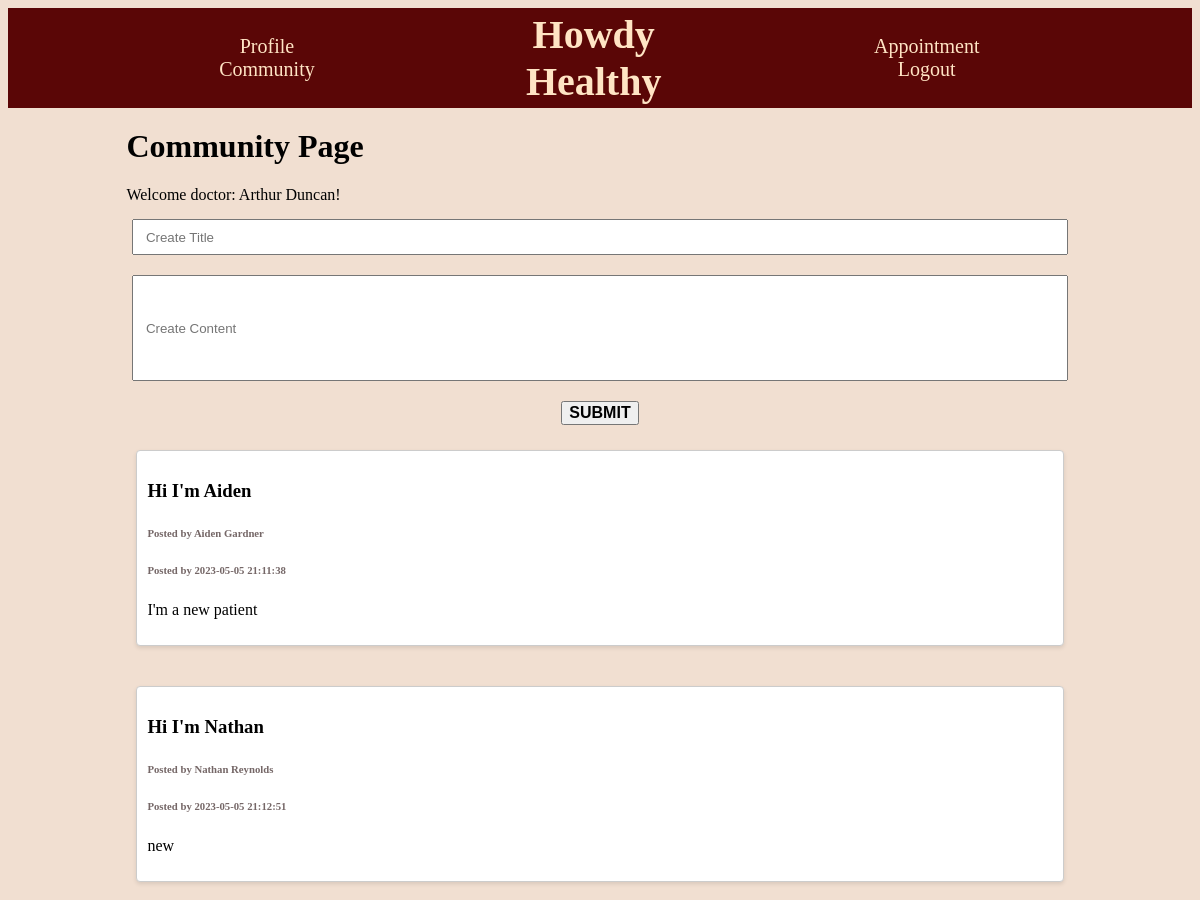
Page /community/post_page/index.php (signed in) on the committed database.
### tables this page shows
CREATE TABLE `post` (
  `post_id` int(11) NOT NULL,
  `p_id` int(11) DEFAULT NULL,
  `d_id` int(11) DEFAULT NULL,
  `title` varchar(255) NOT NULL,
  `post_content` longtext DEFAULT NULL,
  `created_at` datetime NOT NULL
);

CREATE TABLE `patient` (
  `p_id` int(11) NOT NULL,
  `first_name` varchar(50) NOT NULL,
  `last_name` varchar(50) NOT NULL,
  `DOB` date NOT NULL,
  `h_id` int(11) NOT NULL,
  `d_id` int(11) NOT NULL,
  `p_password` int(11) NOT NULL,
  `p_email` varchar(254) NOT NULL
);

### community/post_page/index.php (the view, shortened to what this page needs)
<?php
    $cssFile = 'index.css';
    $cssContent = file_get_contents($cssFile);
    $hash = md5($cssContent);
    include('../../config/db_connect.php');
    $curr_username = $_SESSION["name"];
    $sql_post = 'SELECT * FROM post';
    $result = mysqli_query($conn, $sql_post);
    $posts = mysqli_fetch_all($result, MYSQLI_ASSOC);
?>
<!DOCTYPE html>
<html>
  <head>
    <link rel="stylesheet" type="text/css" href="index.css?version=<?php echo $hash; ?>">
    <?php include('../../header/header.php'); ?>
    <div class="container">
        <h1>Community Page</h1>
        <?php if($_SESSION["isPatient"]) {
        echo 'Welcome patient: ' . $curr_username . '!';
        }else{
        echo 'Welcome doctor: ' . $curr_username . '!';
        } ?>
        <form method="post" action="./create.php" class="create-post">
            <input id="title-input" type="text" placeholder="Create Title" name="title" required>
            <br>
            <input id="content-input" type="text" placeholder="Create Content" name="content">
            <br>
            <button class="submit-btn" type="submit" value="submit" name="submit" > submit </button>
        </form>
        <div class="post-container">
            <?php foreach($posts as $post){
                if($post['p_id'] != NULL){
                    $user_id = $post['p_id'];
                    $user_query = "SELECT first_name, last_name FROM patient WHERE p_id = $user_id";
                } else {
                    $user_id = $post['d_id'];
                    $user_query = "SELECT first_name, last_name FROM doctor WHERE d_id = $user_id";
                }
                $user_result = mysqli_query($conn, $user_query);
                $username = mysqli_fetch_assoc($user_result); ?>
                <div class="post-card" id="post-<?php echo $post['post_id']; ?>">
                    <div class="card-content">
                        <h3>
                            <a href="../comment_page/index.php?postid=<?php echo $post['post_id']; ?>#" class="card-link">
                                <?php echo htmlspecialchars($post['title']); ?>
                            </a>
                        </h3>
                        <h6>Posted by <?php echo $username['first_name'] . ' ' . $username['last_name']; ?></h6>
                        <h6>Posted by <?php echo $post['created_at']; ?></h6>
                        <p><?php echo html_entity_decode($post['post_content']); ?></p>
                    </div>
                </div>
            <?php } ?>
        </div>
    </div>
  </body>
</html>

### community/post_page/index.css (style rules this page uses)
h6 { color: #756767; }
.container { width: 80%; margin: 0 auto; }
.create-post { width: 100%; margin-top: 15px; margin-bottom: 15px; text-align: center; justify-content: center; }
#title-input { width:98%; height: 30px; justify-content: center; }
#content-input { width:98%; height: 100px; justify-content: center; margin-top: 20px; vertical-align: top; }
#title-input::placeholder { padding: 10px; }
#content-input::placeholder { padding: 10px; }
.submit-btn { font-family: Arial; font-size: 16px; font-weight: bold; text-transform: uppercase; margin-top: 20px; }
.post-container { width: 100%; display: grid; grid-template-columns: auto; grid-gap: 20px; }
.post-card { display: flex; justify-content: space-between; background-color: #fff; border: 1px solid #ccc; border-radius: 4px; box-shadow: 0 2px 4px rgba(0,0,0,0.1); padding: 10px; margin: 10px; overflow-wrap: break-word; }
a { text-decoration: none; color: inherit; }

### header/header.css (style rules this page uses)
h1 { margin-top: 20px; width: 50%; text-align: left; }
body { background-color: rgb(241, 223, 209); }

### rows in the picture
post: title "Hi I'm Aiden", p.first_name "Aiden", p.last_name "Gardner", created_at "2023-05-05 21:11:38", post_content "I'm a new patient"
post: title "Hi I'm Nathan", p.first_name "Nathan", p.last_name "Reynolds", created_at "2023-05-05 21:12:51", post_content "new"

### other values in the picture
$curr_username "Arthur Duncan"
